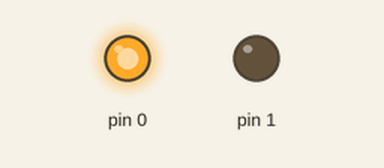
Recording of a sketch running on a simulated Arduino Uno, built with avr-gcc and run on an emulated ATmega328P. Shown: output pins drawn as LEDs (lit = HIGH).

Above: at 1.0 s.
At 3.0 s:
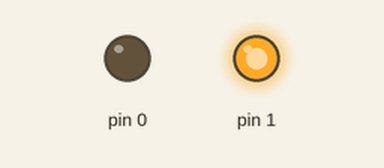
Timing chart, 0 to 10.4 s (numbered marks = the images above):
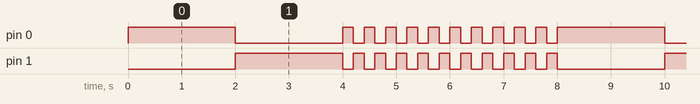

Measured:
- by itself, pin 0: repeats every 8.0 s: LOW 2.0 s, 10 × (HIGH 0.20 s, LOW 0.20 s), HIGH 2.0 s
- by itself, pin 1: repeats every 8.0 s: 10 × (LOW 0.20 s, HIGH 0.20 s), LOW 2.0 s, HIGH 2.0 s
- by itself, everything shown: repeats every 8.0 s, in 22 steps

The sketch:

Gemma_robotB.ino
```cpp
// @author Tomas de Camino Beck
// www.inventoria.org

#define TIME 2000

void setup() {
  pinMode(0, OUTPUT);
  pinMode(1, OUTPUT);

}

void loop() {
  moveLeft(TIME);
  moveRight(TIME);
  for (int i = 0; i < 10; i++) {
    moveLeft(200);
    moveRight(200);
  }
}

void moveLeft(int time) {
  digitalWrite(0, HIGH);
  delay(time);
  digitalWrite(0, LOW);
}

void moveRight(int time) {
  digitalWrite(1, HIGH);
  delay(time);
  digitalWrite(1, LOW);
}
```
